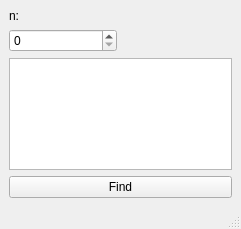
<?xml version="1.0" encoding="UTF-8"?>
<ui version="4.0">
 <class>MainWindow</class>
 <widget class="QMainWindow" name="MainWindow">
  <property name="geometry">
   <rect>
    <x>0</x>
    <y>0</y>
    <width>241</width>
    <height>229</height>
   </rect>
  </property>
  <property name="windowTitle">
   <string>MainWindow</string>
  </property>
  <widget class="QWidget" name="centralwidget">
   <layout class="QGridLayout" name="gridLayout">
    <item row="4" column="0" colspan="2">
     <widget class="QPushButton" name="pushButton">
      <property name="text">
       <string>Find</string>
      </property>
     </widget>
    </item>
    <item row="3" column="0" colspan="2">
     <widget class="QTextEdit" name="textEdit">
      <property name="readOnly">
       <bool>true</bool>
      </property>
     </widget>
    </item>
    <item row="1" column="0">
     <widget class="QLabel" name="label">
      <property name="text">
       <string>n:</string>
      </property>
     </widget>
    </item>
    <item row="2" column="0">
     <widget class="QSpinBox" name="num"/>
    </item>
   </layout>
  </widget>
  <widget class="QMenuBar" name="menubar">
   <property name="geometry">
    <rect>
     <x>0</x>
     <y>0</y>
     <width>241</width>
     <height>26</height>
    </rect>
   </property>
  </widget>
  <widget class="QStatusBar" name="statusbar"/>
 </widget>
 <resources/>
 <connections/>
</ui>
